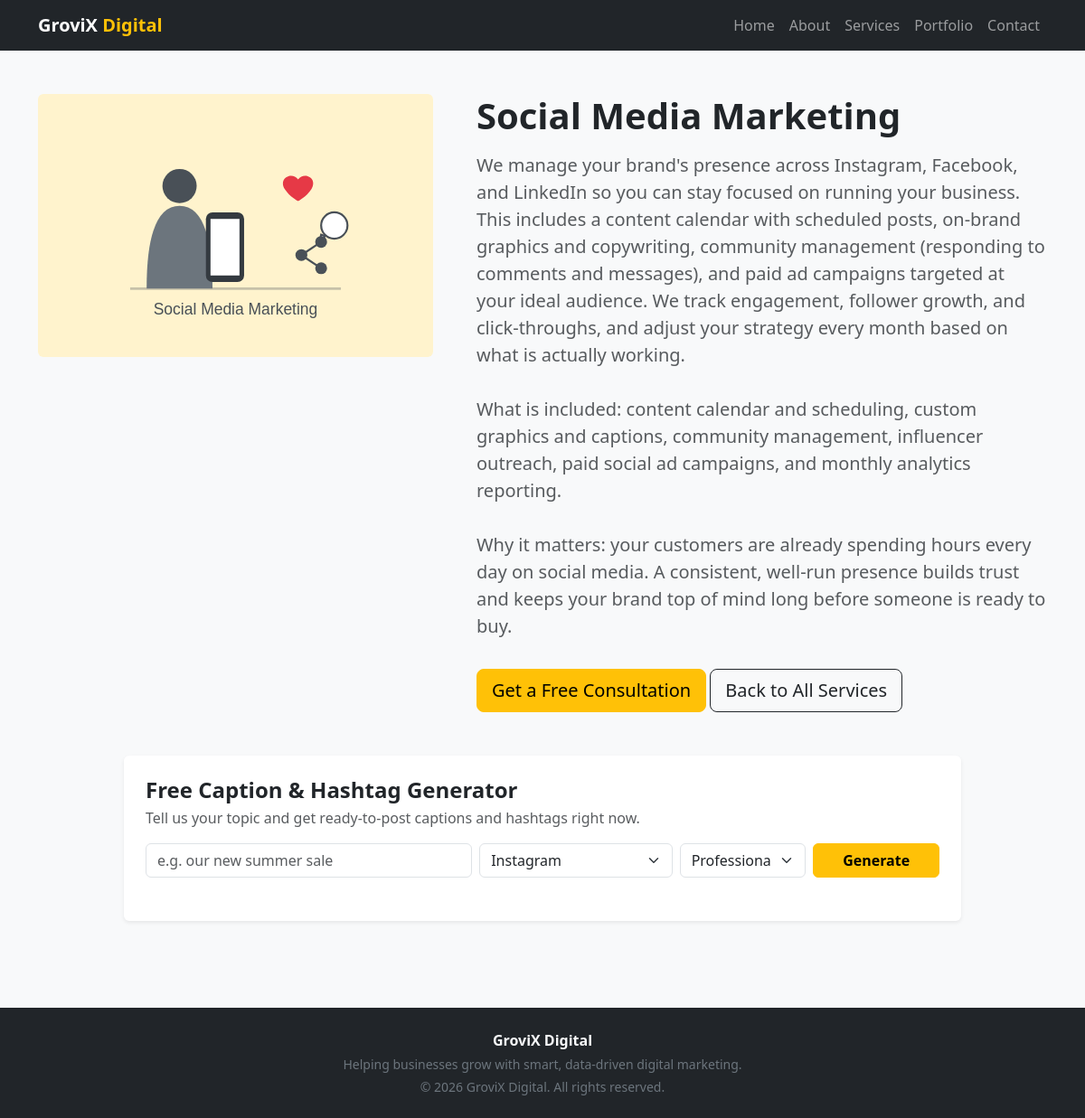
The app's page /service_detail.php?id=2 with its own data.
### tables this page shows
CREATE TABLE services (
    id INT AUTO_INCREMENT PRIMARY KEY,
    title VARCHAR(150) NOT NULL,
    description TEXT NOT NULL,
    image VARCHAR(255) DEFAULT NULL,
    meta_title VARCHAR(160) DEFAULT NULL,
    meta_description VARCHAR(300) DEFAULT NULL,
    created_at TIMESTAMP DEFAULT CURRENT_TIMESTAMP
);

### includes/functions.php (called while the page is built, shortened)
<?php
function clean_input($value) {
    return htmlspecialchars(trim($value ?? ''), ENT_QUOTES, 'UTF-8');
}
function service_hero_image_url($filename, $title = '') {
    $title = strtolower($title);
    if (str_contains($title, 'social media') || str_contains($title, 'smm')) {
        return BASE_URL . '/assets/img/service-hero-smm.svg';
    }
    return BASE_URL . '/assets/img/placeholder.svg';
}

### public/service_detail.php (the view, shortened to what this page needs)
<?php
require_once __DIR__ . '/../includes/db.php';
require_once __DIR__ . '/../includes/functions.php';
$id = filter_input(INPUT_GET, 'id', FILTER_VALIDATE_INT);
$service = null;
if ($id) {
    $stmt = mysqli_prepare($conn, "SELECT id, title, description, image, meta_title, meta_description FROM services WHERE id = ?");
    mysqli_stmt_bind_param($stmt, 'i', $id);
    mysqli_stmt_execute($stmt);
    $service = mysqli_fetch_assoc(mysqli_stmt_get_result($stmt));
}
$isSocialService = $service && (
    str_contains(strtolower($service['title']), 'social media') ||
    str_contains(strtolower($service['title']), 'smm')
);
require_once __DIR__ . '/../includes/header.php';
?>
<section class="py-5">
  <div class="container">
    <?php if ($service): ?>
      <div class="row justify-content-center align-items-start g-5">
        <div class="col-lg-5">
          <img src="<?= service_hero_image_url($service['image'], $service['title']) ?>" class="img-fluid rounded" alt="<?= clean_input($service['title']) ?>">
        </div>
        <div class="col-lg-7">
          <h1 class="fw-bold mb-3"><?= clean_input($service['title']) ?></h1>
          <p class="lead text-muted"><?= nl2br(clean_input($service['description'])) ?></p>
          <a href="contact.php" class="btn btn-warning btn-lg mt-3">Get a Free Consultation</a>
          <a href="services.php" class="btn btn-outline-dark btn-lg mt-3">Back to All Services</a>
        </div>
      </div>
      <?php if ($isSocialService): ?>
      <div class="row justify-content-center mt-5">
        <div class="col-lg-10">
          <div class="card shadow-sm border-0">
            <div class="card-body p-4">
              <h2 class="fw-bold h4 mb-1">Free Caption &amp; Hashtag Generator</h2>
              <p class="text-muted">Tell us your topic and get ready-to-post captions and hashtags right now.</p>
              <form method="get" action="" class="row g-2 mb-4">
                <div class="col-sm-5">
                  <input type="text" name="topic" class="form-control" placeholder="e.g. our new summer sale"
                         value="<?= isset($_GET['topic']) ? clean_input($_GET['topic']) : '' ?>" maxlength="100" required>
                </div>
                <div class="col-sm-3">
                  <select name="platform" class="form-select">
                    <?php foreach (SOCIAL_PLATFORMS as $p): ?>
                      <option value="<?= $p ?>" <?= (($_GET['platform'] ?? 'instagram') === $p) ? 'selected' : '' ?>><?= ucfirst($p) ?></option>
                    <?php endforeach; ?>
                  </select>
                </div>
                <div class="col-sm-2">
                  <select name="tone" class="form-select">
                    <?php foreach (SOCIAL_TONES as $t): ?>
                      <option value="<?= $t ?>" <?= (($_GET['tone'] ?? 'professional') === $t) ? 'selected' : '' ?>><?= ucfirst($t) ?></option>
                    <?php endforeach; ?>
                  </select>
                </div>
                <div class="col-sm-2 d-grid">
                  <button type="submit" class="btn btn-warning fw-semibold">Generate</button>
                </div>
              </form>
            </div>
          </div>
        </div>
      </div>
      <?php endif; ?>
    <?php endif; ?>
  </div>
</section>
<?php require_once __DIR__ . '/../includes/footer.php'; ?>

### assets/css/style.css (style rules this page uses)
body { font-family: 'Segoe UI', Arial, sans-serif; background-color: #f8f9fa; }

### records on screen
services: title "Social Media Marketing", description "We manage your brand's presence across Instagram, Facebook, and LinkedIn so you can stay focused on running your business. This includes a content calendar with scheduled posts, on-brand graphics and copywriting, community management (responding to comments and messages), and paid ad campaigns targeted at your ideal audience. We track engagement, follower growth, and click-throughs, and adjust your strategy every month based on what is actually working. What is included: content calendar and scheduling, custom graphics and captions, community management, influencer outreach, paid social ad campaigns, and monthly analytics reporting. Why it matters: your customers are already spending hours…"

### other values on screen
form field platform "Instagram"
form field tone "Professional"
